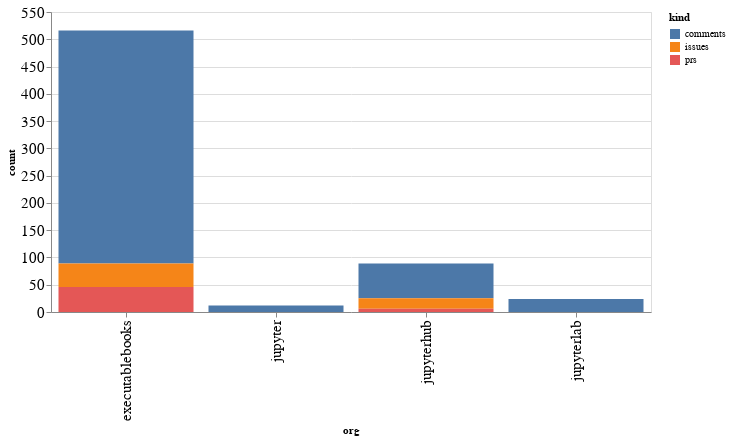

Notebook code cell kept with this figure:
### Code cell
alt.Chart(org_summaries, width=600).mark_bar().encode(
    x='org',
    y='count',
    color='kind',
    tooltip="org"
)

### Figure 1 — Vega-Lite specification as saved in the notebook (floating-point values rounded to 4 significant figures)
{"config": {"axisLeft": {"labelFontSize": 15}, "axisBottom": {"labelFontSize": 15}}, "data": {"name": "data-b81647b37d5d80a3ca5202fd83ba0b3f"}, "mark": "bar", "encoding": {"color": {"type": "nominal", "field": "kind"}, "tooltip": {"type": "nominal", "field": "org"}, "x": {"type": "nominal", "field": "org"}, "y": {"type": "quantitative", "field": "count"}}, "width": 600, "$schema": "https://vega.github.io/schema/vega-lite/v4.8.1.json", "datasets": {"data-b81647b37d5d80a3ca5202fd83ba0b3f": [{"org": "executablebooks", "kind": "comments", "count": 427}, {"org": "executablebooks", "kind": "issues", "count": 43}, {"org": "executablebooks", "kind": "prs", "count": 46}, {"org": "jupyter", "kind": "comments", "count": 12}, {"org": "jupyterhub", "kind": "comments", "count": 64}, {"org": "jupyterhub", "kind": "issues", "count": 19}, {"org": "jupyterhub", "kind": "prs", "count": 6}, {"org": "jupyterlab", "kind": "comments", "count": 24}]}}
